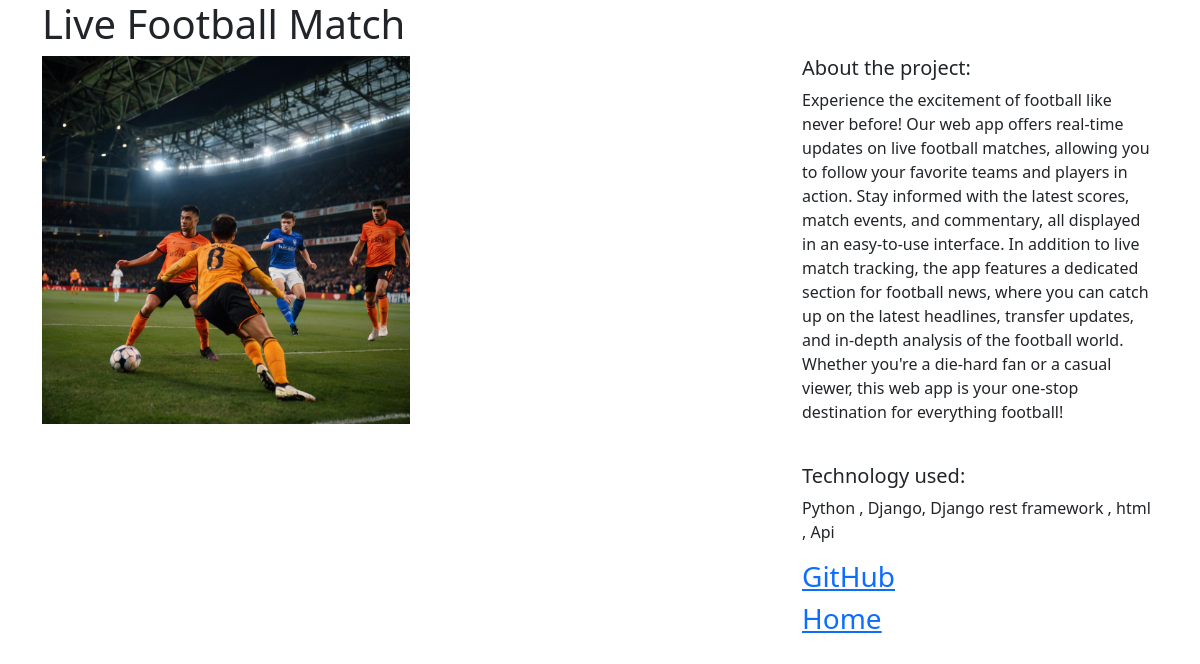
/projects/1/, run on the app's committed database.
### projects/models.py (models this page shows, shortened)
class Project(models.Model):
    title = models.CharField(max_length=100)
    description = models.TextField()
    technology = models.CharField(max_length=255)
    image = models.FileField(upload_to="project_images/", blank=True)
    github_url = models.URLField(max_length=200, blank=True)
    live_hots = models.URLField(max_length=200, blank=True)

### projects/views.py (the view)
# urls.py: path("<int:pk>/", views.project_detail, name="project_detail"),
def project_detail(request, pk):
    project = Project.objects.get(pk=pk)
    context = {
        "project": project
    }
    return render(request, "projects/detail.html", context)

### projects/templates/projects/detail.html
{% extends "base.html" %}
{% block page_content %}
<h1>{{ project.title }}</h1>
<div class="row">
    <div class="col-md-8">
        {% if project.image %}
            <img src="{{ project.image.url }}" width="50%">
        {% endif %}
    </div>
    <div class="col-md-4">
        <h5>About the project:</h5>
        <p>{{ project.description }}</p>
        <br>
        <h5>Technology used:</h5>
        <p>{{ project.technology }}</p>
        {% if project.github_url %}
            <h3><a href="{{ project.github_url }}">GitHub</a></h3>
        {% endif %}
        <h3><a href="{% url 'home' %}">Home</a></h3>
    </div>
</div>
{% endblock page_content %}tent

### data on the page
Project: image (picture), description "Experience the excitement of football like never before! Our web app offers real-time updates on live football matches, allowing you to follow your favorite teams and players in action. Stay informed with the latest scores, match events, and commentary, all displayed in an easy-to-use interface. In addition to live match tracking, the app features a dedicated section for football news, where you can catch up on the latest headlines, transfer updates, and in-depth analysis of the football world. Whether you're a die-hard fan or a casual viewer, this web app is your one-stop destination for everything football!", technology "Python , Django, Django rest framework , html , Api"
